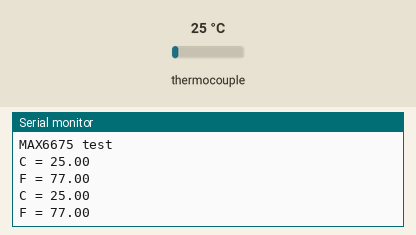
Recording of a sketch running on a simulated Arduino Uno, built with avr-gcc and run on an emulated ATmega328P. Shown: the last lines printed to the serial monitor. Inputs (shaded band) come from the test bench; at power-on: thermocouple 25 °C.

Above: at 1.7 s.
1.8 s: thermocouple set to 6 °C
At 3.1 s:
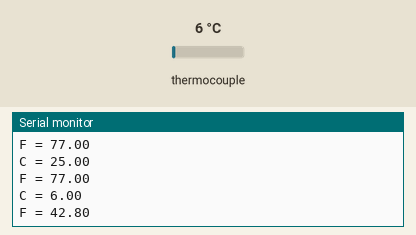
3.3 s: thermocouple set to 75 °C
At 4.0 s:
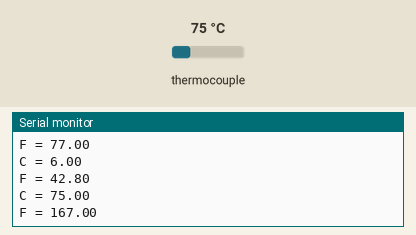
Timing chart, 0 to 6.3 s (numbered marks = the images above; inputs shaded):
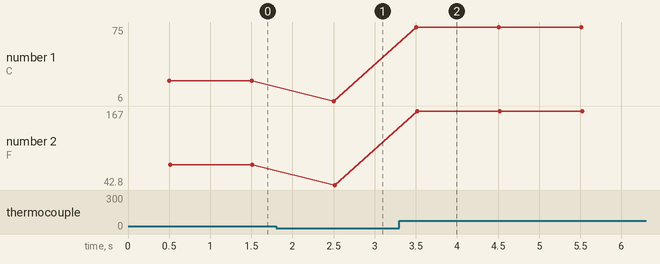

The sketch:

TempFetchMAX6678.ino
```cpp
#include "max6675.h"

//int thermoDO = 19;
//int thermoCS = 18;
//int thermoCLK = 5;
////
int thermoDO = 12;
int thermoCS = 13;
int thermoCLK = 15;
//
MAX6675 thermocouple(thermoCLK, thermoCS, thermoDO);

void setup()
{
Serial.begin(9600);
Serial.println("MAX6675 test");
delay(500);
}

void loop()
{
// basic readout test, just print the current temp

Serial.print("C = ");
Serial.println(thermocouple.readCelsius());
Serial.print("F = ");
Serial.println(thermocouple.readFahrenheit());

delay(1000);
}
```

Measured:
- after the input at 1.8 s, the serial monitor: prints a new line after 0.70 s (image 1)
- after the input at 3.3 s, the serial monitor: prints a new line after 0.21 s (image 2)
- plotted number 1: 25 → 6 after the input at 1.8 s, 6 → 75 after the input at 3.3 s
- plotted number 2: 77 → 42.8 after the input at 1.8 s, 42.8 → 167 after the input at 3.3 s
